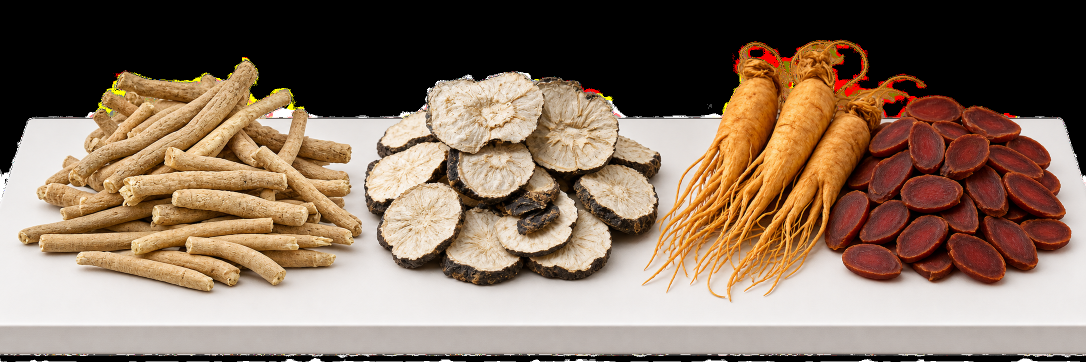
#> input picture assets-library/generated/photo-ashwagandha-black-maca-red-ginseng-white-table.png, 2172 x 724 px (shown at 1/2 size)
$ python cutout_product.py ../../../assets-library/generated/photo-ashwagandha-black-maca-red-ginseng-white-table.png out.png
#> lines starting #> are read from the running program, lines starting #| are printed output that depends on the picture
#!/usr/bin/env python3
"""Cut a product off a plain studio background -> RGBA PNG cropped to the product.

    python cutout_product.py <photo.jpg> <out.png> [--preview preview.jpg] [--symmetric]

Use it to turn a product photo the user hands over into an asset (a transparent cut-out
for the upload folder; assets/jar.png is the EBOX DZ 500 g jar made this way). GrabCut seeded by a rough box plus the
near-white border; --symmetric rebuilds every row as a span mirrored about the
product's vertical axis, which fixes white labels melting into a white backdrop
(use it for jars and bottles shot straight on).
"""
import argparse

import cv2
import numpy as np

ap = argparse.ArgumentParser()
ap.add_argument("src")
ap.add_argument("out")
ap.add_argument("--preview")
ap.add_argument("--symmetric", action="store_true")
a = ap.parse_args()

img = cv2.imread(a.src)
#> img is the input picture: shape (724, 2172, 3); mean B, G, R 95.3, 112.9, 134.7
h, w = img.shape[:2]
#> h = 724; w = 2172
gray = cv2.cvtColor(img, cv2.COLOR_BGR2GRAY)
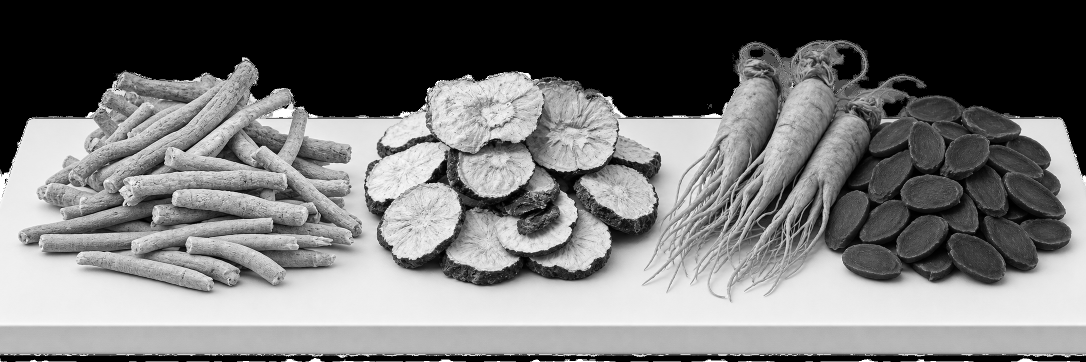
#> gray: shape (724, 2172) (shown at 1/2 size); min 0, max 255, mean 117.4
ys, xs = np.where(gray < 235)
x0, x1, y0, y1 = xs.min(), xs.max(), ys.min(), ys.max()
#> x0 = 0; x1 = 2171; y0 = 0; y1 = 723
pad = 12
bx, by = max(0, x0 - pad), max(0, y0 - pad)
#> bx = 0; by = 0
rect = (bx, by, min(w, x1 + pad) - bx, min(h, y1 + pad) - by)
#> rect = (0, 0, 2172, 724)

mask = np.zeros((h, w), np.uint8)
bgd, fgd = np.zeros((1, 65), np.float64), np.zeros((1, 65), np.float64)
#> (the run stopped early here; a loop or call above may not have finished)
